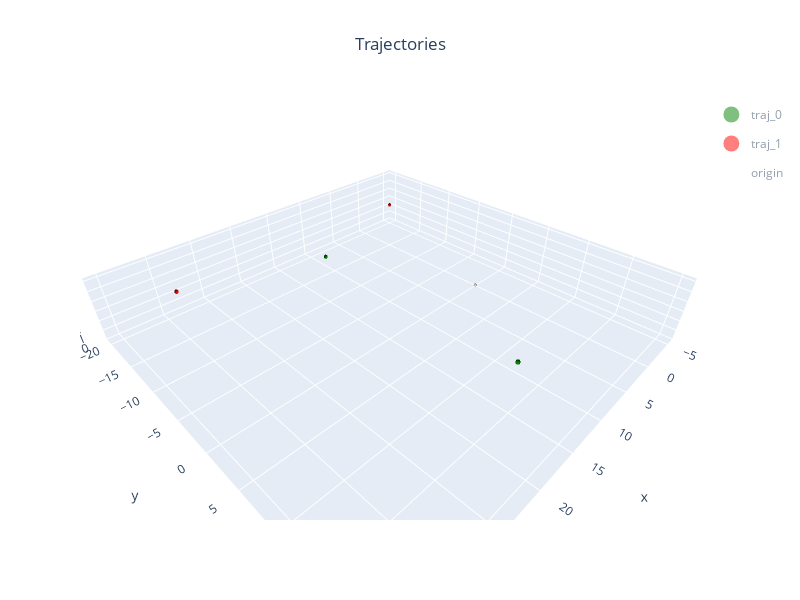

Source (notebook cell):
### Markdown cell above
## Gazebo

### Code cell
gaz_config = ConfigGazebo(origin = enu_origin,
                          world_path="simulator/gazebo/worlds/small_city_demo.world")

for path,home,c in zip(base_paths,base_homes,colors):
    gaz_config.add(base_path=path,base_home=home,color=c)


# fake_marker = GazWP(name="fake_pos",
#                 group="fake_pos",
#                 pos=fake_pos,
#                 color=Color.ORANGE)

# avoid_zone = GazWP(name="avoid_zone",
#                 group="avoid_zone",
#                 pos=fake_pos,
#                 color=Color.RED,
#                 radius=safety_radius,
#                 alpha=0.85)

origin = GazWP(name="origin",
                group="origin",
                pos=enu_origin.to_abs(enu_origin).unpose(),
                color=Color.WHITE)
gaz= Gazebo(gaz_config,gra_origin)
for mark in [origin]: #fake_marker,avoid_zone,
    gaz.markers.append(mark)

gaz.show()

### Figure 1 — Plotly figure (JSON) as saved in the notebook; plotly's stock layout.template omitted (floating-point values rounded to 4 significant figures; data arrays with more than 128 entries replaced by an {"elided": "..."} marker saying what was removed)
{"data": [{"color": "green", "flatshading": false, "i": {"elided": "468 int values"}, "j": {"elided": "468 int values"}, "k": {"elided": "468 int values"}, "legendgroup": "traj_0", "lighting": {"ambient": 0.35, "diffuse": 0.8, "roughness": 0.9, "specular": 0.2}, "lightposition": {"x": 200, "y": 200, "z": 100}, "name": "traj_0", "opacity": 0.95, "showlegend": false, "type": "mesh3d", "x": {"elided": "252 float values"}, "y": {"elided": "252 float values"}, "z": {"elided": "252 float values"}}, {"color": "green", "flatshading": false, "i": {"elided": "468 int values"}, "j": {"elided": "468 int values"}, "k": {"elided": "468 int values"}, "legendgroup": "traj_0", "lighting": {"ambient": 0.35, "diffuse": 0.8, "roughness": 0.9, "specular": 0.2}, "lightposition": {"x": 200, "y": 200, "z": 100}, "name": "traj_0", "opacity": 0.95, "showlegend": false, "type": "mesh3d", "x": {"elided": "252 float values"}, "y": {"elided": "252 float values"}, "z": {"elided": "252 float values"}}, {"color": "red", "flatshading": false, "i": {"elided": "468 int values"}, "j": {"elided": "468 int values"}, "k": {"elided": "468 int values"}, "legendgroup": "traj_1", "lighting": {"ambient": 0.35, "diffuse": 0.8, "roughness": 0.9, "specular": 0.2}, "lightposition": {"x": 200, "y": 200, "z": 100}, "name": "traj_1", "opacity": 0.95, "showlegend": false, "type": "mesh3d", "x": {"elided": "252 float values"}, "y": {"elided": "252 float values"}, "z": {"elided": "252 float values"}}, {"color": "red", "flatshading": false, "i": {"elided": "468 int values"}, "j": {"elided": "468 int values"}, "k": {"elided": "468 int values"}, "legendgroup": "traj_1", "lighting": {"ambient": 0.35, "diffuse": 0.8, "roughness": 0.9, "specular": 0.2}, "lightposition": {"x": 200, "y": 200, "z": 100}, "name": "traj_1", "opacity": 0.95, "showlegend": false, "type": "mesh3d", "x": {"elided": "252 float values"}, "y": {"elided": "252 float values"}, "z": {"elided": "252 float values"}}, {"color": "white", "flatshading": false, "i": {"elided": "468 int values"}, "j": {"elided": "468 int values"}, "k": {"elided": "468 int values"}, "legendgroup": "origin", "lighting": {"ambient": 0.35, "diffuse": 0.8, "roughness": 0.9, "specular": 0.2}, "lightposition": {"x": 200, "y": 200, "z": 100}, "name": "origin", "opacity": 0.95, "showlegend": false, "type": "mesh3d", "x": {"elided": "252 float values"}, "y": {"elided": "252 float values"}, "z": {"elided": "252 float values"}}, {"hoverinfo": "skip", "legendgroup": "traj_0", "marker": {"color": "green", "opacity": 1, "size": 18, "symbol": "circle"}, "mode": "markers", "name": "traj_0", "showlegend": true, "type": "scatter3d", "visible": "legendonly", "x": [0], "y": [0], "z": [0]}, {"hoverinfo": "skip", "legendgroup": "traj_1", "marker": {"color": "red", "opacity": 1, "size": 18, "symbol": "circle"}, "mode": "markers", "name": "traj_1", "showlegend": true, "type": "scatter3d", "visible": "legendonly", "x": [0], "y": [0], "z": [0]}, {"hoverinfo": "skip", "legendgroup": "origin", "marker": {"color": "white", "opacity": 1, "size": 18, "symbol": "circle"}, "mode": "markers", "name": "origin", "showlegend": true, "type": "scatter3d", "visible": "legendonly", "x": [0], "y": [0], "z": [0]}], "layout": {"height": 600, "legend": {"groupclick": "togglegroup"}, "scene": {"aspectmode": "data", "xaxis": {"range": [-6.28, 36.28], "title": {"text": "x"}}, "yaxis": {"range": [-21.28, 21.28], "title": {"text": "y"}}, "zaxis": {"range": [0, 6.28], "title": {"text": "z"}}}, "showlegend": true, "title": {"text": "Trajectories", "x": 0.5, "xanchor": "center"}, "width": 800}}
